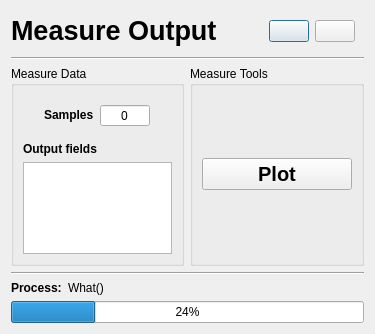
<?xml version="1.0" encoding="UTF-8"?>
<ui version="4.0">
 <class>Dialog</class>
 <widget class="QDialog" name="Dialog">
  <property name="geometry">
   <rect>
    <x>0</x>
    <y>0</y>
    <width>375</width>
    <height>334</height>
   </rect>
  </property>
  <property name="sizePolicy">
   <sizepolicy hsizetype="Fixed" vsizetype="Fixed">
    <horstretch>0</horstretch>
    <verstretch>0</verstretch>
   </sizepolicy>
  </property>
  <property name="windowTitle">
   <string>Dialog</string>
  </property>
  <layout class="QVBoxLayout" name="verticalLayout">
   <item>
    <layout class="QHBoxLayout" name="horizontalLayout_2">
     <item alignment="Qt::AlignLeft">
      <widget class="QLabel" name="label_2">
       <property name="sizePolicy">
        <sizepolicy hsizetype="Fixed" vsizetype="Fixed">
         <horstretch>0</horstretch>
         <verstretch>0</verstretch>
        </sizepolicy>
       </property>
       <property name="font">
        <font>
         <pointsize>20</pointsize>
         <weight>75</weight>
         <bold>true</bold>
        </font>
       </property>
       <property name="text">
        <string>Measure Output</string>
       </property>
      </widget>
     </item>
     <item alignment="Qt::AlignRight">
      <widget class="QWidget" name="horizontalWidget" native="true">
       <property name="sizePolicy">
        <sizepolicy hsizetype="Fixed" vsizetype="Fixed">
         <horstretch>0</horstretch>
         <verstretch>0</verstretch>
        </sizepolicy>
       </property>
       <layout class="QHBoxLayout" name="horizontalLayout">
        <item>
         <widget class="QPushButton" name="stop">
          <property name="sizePolicy">
           <sizepolicy hsizetype="Fixed" vsizetype="Fixed">
            <horstretch>0</horstretch>
            <verstretch>0</verstretch>
           </sizepolicy>
          </property>
          <property name="text">
           <string/>
          </property>
          <property name="icon">
           <iconset resource="resources.qrc">
            <normaloff>:/stop_button/resources/stop.png</normaloff>:/stop_button/resources/stop.png</iconset>
          </property>
          <property name="iconSize">
           <size>
            <width>50</width>
            <height>50</height>
           </size>
          </property>
         </widget>
        </item>
        <item>
         <widget class="QPushButton" name="excel">
          <property name="sizePolicy">
           <sizepolicy hsizetype="Fixed" vsizetype="Fixed">
            <horstretch>0</horstretch>
            <verstretch>0</verstretch>
           </sizepolicy>
          </property>
          <property name="text">
           <string/>
          </property>
          <property name="icon">
           <iconset resource="resources.qrc">
            <normaloff>:/excel_button/resources/Excel-2-icon.png</normaloff>:/excel_button/resources/Excel-2-icon.png</iconset>
          </property>
          <property name="iconSize">
           <size>
            <width>50</width>
            <height>50</height>
           </size>
          </property>
         </widget>
        </item>
       </layout>
      </widget>
     </item>
    </layout>
   </item>
   <item>
    <widget class="Line" name="line_2">
     <property name="orientation">
      <enum>Qt::Horizontal</enum>
     </property>
    </widget>
   </item>
   <item>
    <layout class="QHBoxLayout" name="horizontalLayout_4">
     <item>
      <widget class="QGroupBox" name="groupBox">
       <property name="title">
        <string>Measure Data</string>
       </property>
       <layout class="QVBoxLayout" name="verticalLayout_2">
        <item alignment="Qt::AlignHCenter">
         <widget class="QWidget" name="horizontalWidget_4" native="true">
          <property name="sizePolicy">
           <sizepolicy hsizetype="Minimum" vsizetype="Fixed">
            <horstretch>0</horstretch>
            <verstretch>0</verstretch>
           </sizepolicy>
          </property>
          <layout class="QHBoxLayout" name="horizontalLayout_5">
           <item>
            <widget class="QLabel" name="label_3">
             <property name="sizePolicy">
              <sizepolicy hsizetype="Fixed" vsizetype="Fixed">
               <horstretch>0</horstretch>
               <verstretch>0</verstretch>
              </sizepolicy>
             </property>
             <property name="font">
              <font>
               <weight>75</weight>
               <bold>true</bold>
              </font>
             </property>
             <property name="text">
              <string>Samples</string>
             </property>
            </widget>
           </item>
           <item>
            <widget class="QSpinBox" name="samples">
             <property name="sizePolicy">
              <sizepolicy hsizetype="Fixed" vsizetype="Fixed">
               <horstretch>0</horstretch>
               <verstretch>0</verstretch>
              </sizepolicy>
             </property>
             <property name="minimumSize">
              <size>
               <width>50</width>
               <height>0</height>
              </size>
             </property>
             <property name="alignment">
              <set>Qt::AlignCenter</set>
             </property>
             <property name="readOnly">
              <bool>true</bool>
             </property>
             <property name="buttonSymbols">
              <enum>QAbstractSpinBox::NoButtons</enum>
             </property>
            </widget>
           </item>
          </layout>
         </widget>
        </item>
        <item>
         <widget class="QLabel" name="label_4">
          <property name="sizePolicy">
           <sizepolicy hsizetype="Fixed" vsizetype="Preferred">
            <horstretch>0</horstretch>
            <verstretch>0</verstretch>
           </sizepolicy>
          </property>
          <property name="font">
           <font>
            <weight>75</weight>
            <bold>true</bold>
           </font>
          </property>
          <property name="text">
           <string>Output fields</string>
          </property>
         </widget>
        </item>
        <item>
         <widget class="QListWidget" name="fields">
          <property name="maximumSize">
           <size>
            <width>150</width>
            <height>100</height>
           </size>
          </property>
         </widget>
        </item>
       </layout>
      </widget>
     </item>
     <item>
      <widget class="QGroupBox" name="groupBox_2">
       <property name="title">
        <string>Measure Tools</string>
       </property>
       <layout class="QVBoxLayout" name="verticalLayout_3">
        <item alignment="Qt::AlignHCenter">
         <widget class="QPushButton" name="plot">
          <property name="minimumSize">
           <size>
            <width>150</width>
            <height>0</height>
           </size>
          </property>
          <property name="maximumSize">
           <size>
            <width>200</width>
            <height>16777215</height>
           </size>
          </property>
          <property name="font">
           <font>
            <pointsize>15</pointsize>
            <weight>75</weight>
            <bold>true</bold>
           </font>
          </property>
          <property name="text">
           <string>Plot</string>
          </property>
         </widget>
        </item>
       </layout>
      </widget>
     </item>
    </layout>
   </item>
   <item>
    <widget class="Line" name="line">
     <property name="orientation">
      <enum>Qt::Horizontal</enum>
     </property>
    </widget>
   </item>
   <item>
    <layout class="QHBoxLayout" name="horizontalLayout_3">
     <item>
      <widget class="QLabel" name="label">
       <property name="sizePolicy">
        <sizepolicy hsizetype="Fixed" vsizetype="Preferred">
         <horstretch>0</horstretch>
         <verstretch>0</verstretch>
        </sizepolicy>
       </property>
       <property name="font">
        <font>
         <weight>75</weight>
         <bold>true</bold>
        </font>
       </property>
       <property name="text">
        <string>Process:</string>
       </property>
      </widget>
     </item>
     <item>
      <widget class="QLabel" name="status">
       <property name="text">
        <string>What()</string>
       </property>
      </widget>
     </item>
    </layout>
   </item>
   <item>
    <widget class="QProgressBar" name="progress">
     <property name="value">
      <number>24</number>
     </property>
    </widget>
   </item>
  </layout>
 </widget>
 <resources>
  <include location="resources.qrc"/>
 </resources>
 <connections/>
</ui>
